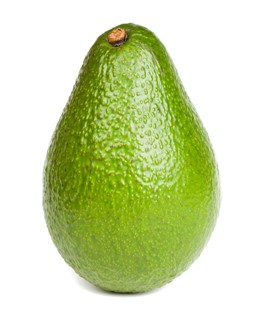
//> input picture avocado.jpg, 260 x 320 px
$ ./main   (built with g++ and OpenCV 4)
//> lines starting //> are read from the running program, lines starting //| are printed output that depends on the picture; after the words box and inside, x2 and y2 are one past the last pixel; in counts of white or black regions, pixels touching at a corner belong together
#include <cv.h>
#include <highgui.h>
#include <iostream>

using namespace std;
using namespace cv;

int main()
{
    int area = 0, perimeter_value = 0;

    // Load original image
    IplImage *src = cvLoadImage("avocado.jpg", CV_LOAD_IMAGE_GRAYSCALE);
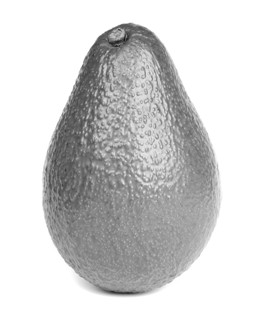
//> src: 320 rows x 260 cols, CV_8UC1; min 21, max 255, mean 210
    cvShowImage("Grayscale", src);

    // Create destination image
    IplImage *dst = cvCreateImage(cvGetSize(src), IPL_DEPTH_8U, 1);
    cvThreshold(src,dst,250,255,CV_THRESH_BINARY_INV);
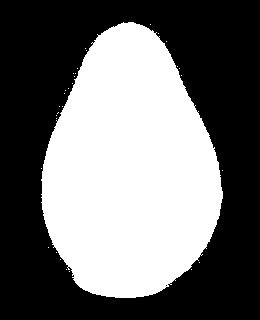
//> dst: 320 rows x 260 cols, CV_8UC1; 43.8% white; 31 white regions (30 under 20 px), largest, box (x1, y1, x2, y2) and area: (41, 22, 223, 298) 36385

    // Image enhancement for noise removal (optional)
    cvSmooth(dst,dst,CV_MEDIAN,3);
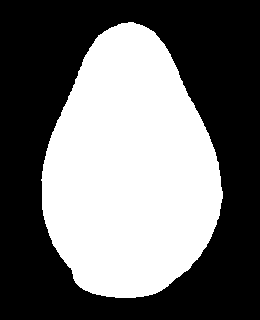
//> dst: 320 rows x 260 cols, CV_8UC1; 43.7% white; 1 white region, box (x1, y1, x2, y2) and area: (41, 22, 223, 298) 36374

    // Create matrices of dst image
    Mat img1(dst);
    cvShowImage("Result", dst);

    // Calculate area of image
    for(int i=0; i < dst->height; i++){
        for(int j=0; j < dst->width; j++ ){
            Scalar intensity = img1.at<uchar>(Point(i, j));
            if(intensity[0]==255) area++;
        }
    }
//> this loop made 320 passes
//> area on passes 43 to 45: 41, 93, 153
//> after the loop, area = 34447

    // Implement dilation to calculate perimeter of image
    IplImage *dilateImg = cvCloneImage(dst);
    cvDilate(dilateImg,dilateImg,NULL,1);
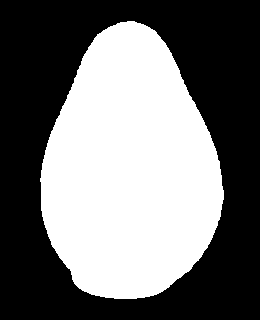
//> dilateImg: 320 rows x 260 cols, CV_8UC1; 44.8% white; 1 white region, box (x1, y1, x2, y2) and area: (40, 21, 224, 299) 37294
    Mat dilated(dilateImg);
    bitwise_not(dilated,dilated);
    cvShowImage("Dilated Invers", dilateImg);

    // Adding dilated invers image with binary image
    IplImage *perimeter = cvCreateImage(cvGetSize(dst),IPL_DEPTH_8U,1);
    cvAdd(dst,dilateImg,perimeter);
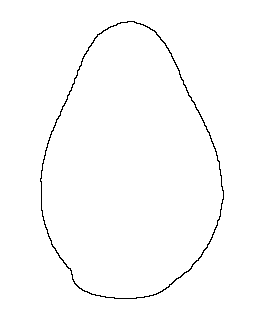
//> perimeter: 320 rows x 260 cols, CV_8UC1; 98.9% white; black in thin lines or dots, all inside (x1, y1, x2, y2) = (40, 21, 224, 299)
    Mat perimeter_img(perimeter);
    cvShowImage("Perimeter", perimeter);

    // Calculate perimeter of the image
    for(int i=0; i < perimeter->height; i++){
        for(int j=0; j < perimeter->width; j++){
            Scalar intensity = perimeter_img.at<uchar>(Point(i,j));
            if(intensity[0]==0) perimeter_value++;
        }
    }
//> this loop made 320 passes
//> perimeter_value on passes 1 to 3: 0, 0, 0
//> after the loop, perimeter_value = 888

    cout << "Area of the image is " << area << " pixel" << endl;
//| Area of the image is 34447 pixel
    cout << "Perimeter of the image is " << perimeter_value << " pixel" << endl;
//| Perimeter of the image is 888 pixel

    cvWaitKey(0);
    return 0;
}

$ run again, with watermelon.jpg copied over avocado.jpg
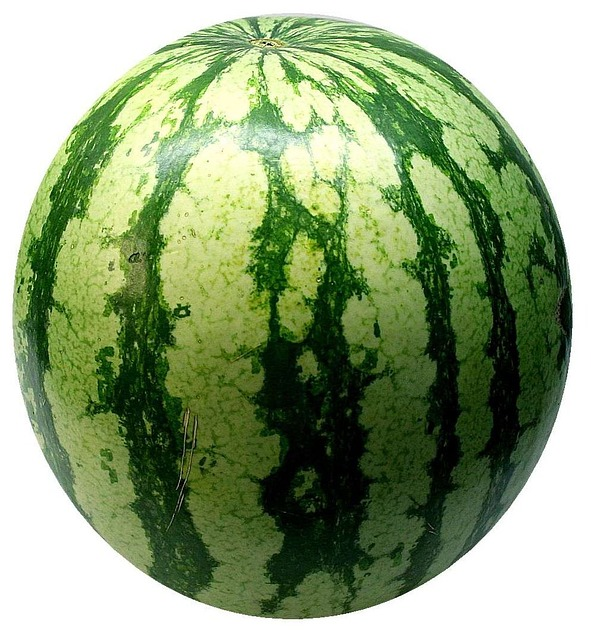
//> input picture watermelon.jpg, 591 x 640 px
//> `cvSmooth(dst,dst,CV_MEDIAN,3);`:
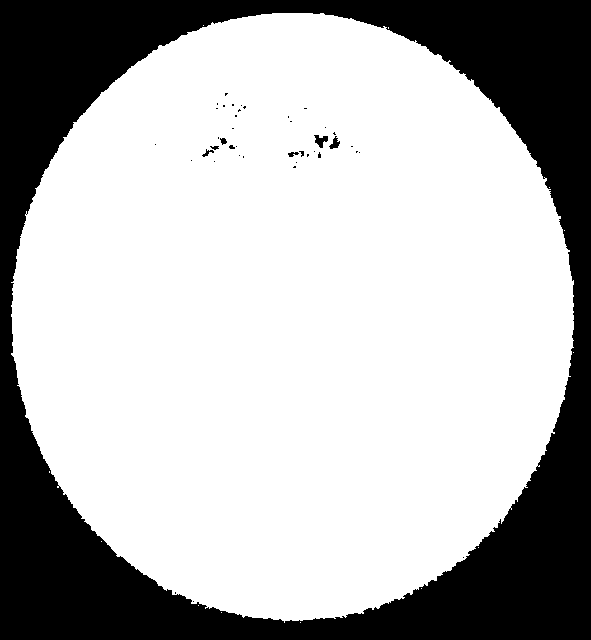
//> dst: 640 rows x 591 cols, CV_8UC1; 71% white; 42 black regions (35 under 20 px), largest, box (x1, y1, x2, y2) and area: (0, 0, 591, 640) 109348, (314, 135, 328, 148) 101, (329, 136, 340, 149) 72
//> the loop `for(int i=0; i < dst->height; i++)` made 640 passes
//> area on passes 13 to 15: 54, 132, 220
//> after the loop `for(int i=0; i < dst->height; i++)`: area = 270989
//> dilateImg: 640 rows x 591 cols, CV_8UC1; 71.8% white; 12 black regions (9 under 20 px), largest, box (x1, y1, x2, y2) and area: (0, 0, 591, 640) 106658, (316, 136, 327, 147) 44, (331, 139, 338, 148) 27
//> `cvAdd(dst,dilateImg,perimeter);`:
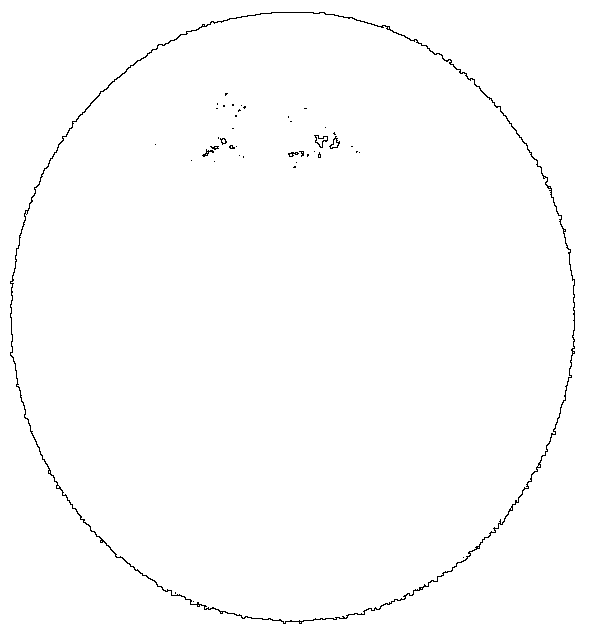
//> perimeter: 640 rows x 591 cols, CV_8UC1; 99.2% white; black in thin lines or dots
//> the loop `for(int i=0; i < perimeter->height; i++)` made 640 passes
//> perimeter_value on passes 1 to 3: 0, 0, 0
//> after the loop `for(int i=0; i < perimeter->height; i++)`: perimeter_value = 3635
//| Area of the image is 270989 pixel
//| Perimeter of the image is 3635 pixel
